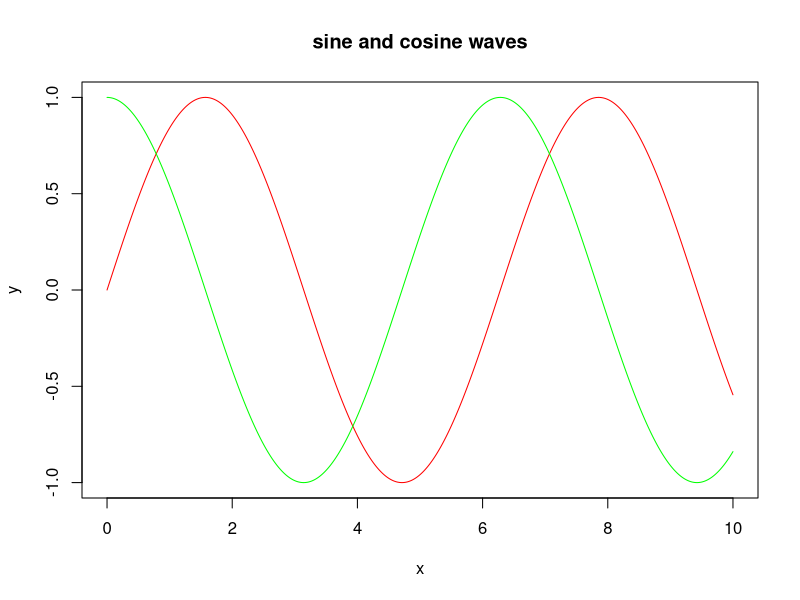

Reproduce this figure in R.
#----------------------------------
#First script
#Aline Soterroni
#08 may, 2017
#----------------------------------
x <- seq(0,10,0.01)
y <- sin(x)
z <- cos(x)
plot(x,y,type="l",col="red")
lines(x,z,type="l",col="green")
title(main="sine and cosine waves")